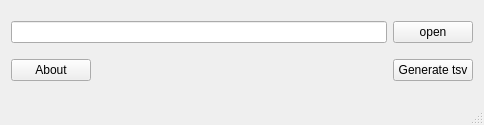
<?xml version="1.0" encoding="UTF-8"?>
<ui version="4.0">
 <class>MainWindow</class>
 <widget class="QMainWindow" name="MainWindow">
  <property name="geometry">
   <rect>
    <x>0</x>
    <y>0</y>
    <width>484</width>
    <height>125</height>
   </rect>
  </property>
  <property name="windowTitle">
   <string>Extract CEF to tsv</string>
  </property>
  <widget class="QWidget" name="centralWidget">
   <layout class="QVBoxLayout" name="verticalLayout_2">
    <item>
     <layout class="QVBoxLayout" name="verticalLayout">
      <item>
       <layout class="QHBoxLayout" name="horizontalLayout">
        <item>
         <widget class="QLineEdit" name="open_lineEdit"/>
        </item>
        <item>
         <widget class="QPushButton" name="open_pushButton">
          <property name="text">
           <string>open</string>
          </property>
         </widget>
        </item>
       </layout>
      </item>
     </layout>
    </item>
    <item>
     <layout class="QHBoxLayout" name="horizontalLayout_2">
      <item>
       <widget class="QPushButton" name="about_pushButton">
        <property name="text">
         <string>About</string>
        </property>
       </widget>
      </item>
      <item>
       <spacer name="horizontalSpacer">
        <property name="orientation">
         <enum>Qt::Horizontal</enum>
        </property>
        <property name="sizeHint" stdset="0">
         <size>
          <width>40</width>
          <height>20</height>
         </size>
        </property>
       </spacer>
      </item>
      <item>
       <widget class="QPushButton" name="generatetxt_pushButton">
        <property name="text">
         <string>Generate tsv</string>
        </property>
       </widget>
      </item>
     </layout>
    </item>
   </layout>
  </widget>
  <widget class="QMenuBar" name="menuBar">
   <property name="geometry">
    <rect>
     <x>0</x>
     <y>0</y>
     <width>484</width>
     <height>23</height>
    </rect>
   </property>
  </widget>
  <widget class="QStatusBar" name="statusBar"/>
 </widget>
 <layoutdefault spacing="6" margin="11"/>
 <resources/>
 <connections/>
</ui>
